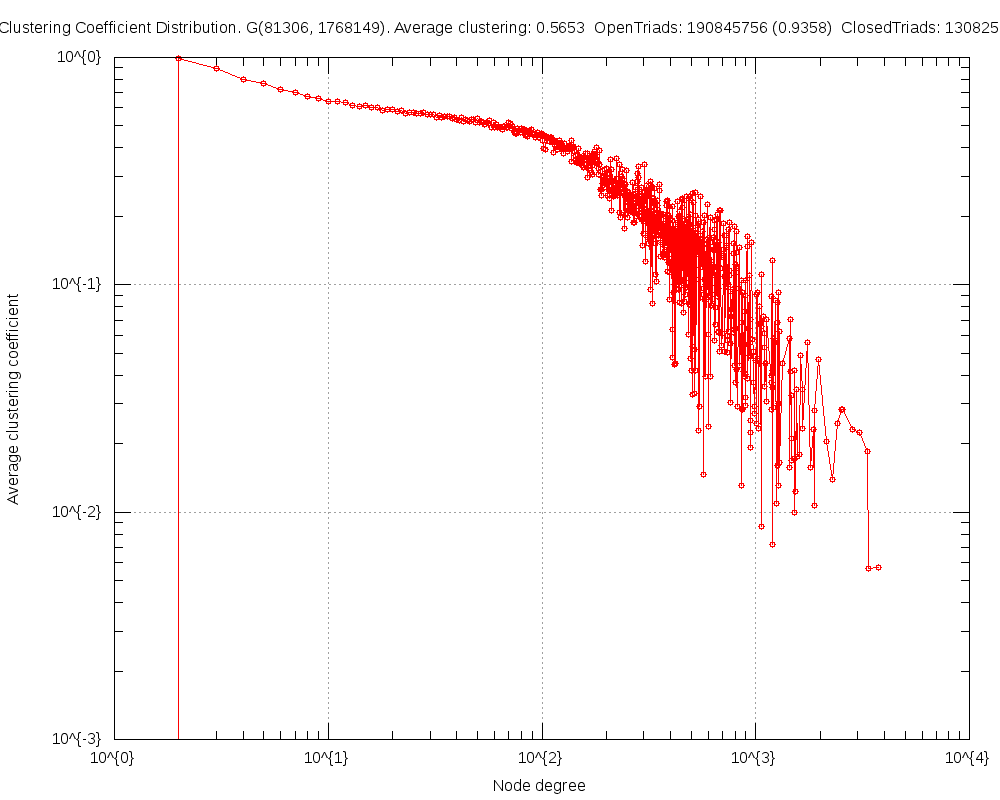

Write gnuplot code to recreate this figure.
#
# Clustering Coefficient Distribution. G(81306, 1768149). Average clustering: 0.5653  OpenTriads: 190845756 (0.9358)  ClosedTriads: 13082506 (0.0642) (Tue Apr 22 23:00:24 2014)
#

set title "Clustering Coefficient Distribution. G(81306, 1768149). Average clustering: 0.5653  OpenTriads: 190845756 (0.9358)  ClosedTriads: 13082506 (0.0642)"
set key bottom right
set logscale xy 10
set format x "10^{%L}"
set mxtics 10
set format y "10^{%L}"
set mytics 10
set grid
set xlabel "Node degree"
set ylabel "Average clustering coefficient"
set tics scale 2
set terminal png size 1000,800
set output 'ccf.twitter.png'
plot 	"ccf.twitter.tab" using 1:2 title "" with linespoints pt 6
